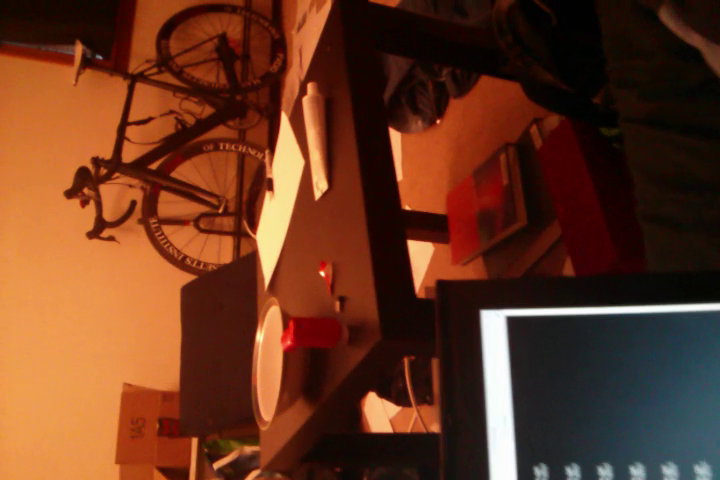
//> input picture frame 21 of data/video_4.mp4, 720 x 480 px
$ ./oflow   (built with g++ and OpenCV 4)
//> lines starting //> are read from the running program, lines starting //| are printed output that depends on the picture; after the words box and inside, x2 and y2 are one past the last pixel; in counts of white or black regions, pixels touching at a corner belong together
### src/cpp/ocvio.hpp

class FlowTracker
{
	public:
	cv::Mat frame;
	std::vector<cv::Point2f> points;
	std::vector<int> status;
	std::mutex point_mutex;
	std::mutex frame_mutex;

	int check_points();
	void get_points(cv::Mat new_frame);

 //   public:
    int max_pts;
    int loss_pts;
	int rows, cols;
	int good;

    // constructor
    FlowTracker(cv::Mat first_frame);

    // Methods
    void push_frame(cv::Mat last_f);

	void get_transformation(std::vector<cv::Point2f> p1, std::vector<int> status1, std::vector<cv::Point2f> p2, std::vector<int> status2);
};

### src/cpp/ocvio.cpp
#include <opencv2/core/core.hpp>
#include <opencv2/imgproc/imgproc.hpp>
#include <opencv2/video/video.hpp>
#include <opencv2/highgui/highgui.hpp>
#include <iostream>
#include <thread>
#include <mutex>
#include <math.h>

#include "ocvio.hpp"

using namespace cv;
using namespace std;

// Contructor
FlowTracker::FlowTracker(Mat first_frame)
{
	max_pts = 30;
	loss_pts = 10;
	good = 0;

	points.assign(max_pts,Point2f(0,0));
	status.assign(max_pts,0);

	frame = first_frame;
	rows = first_frame.rows;
	cols = first_frame.cols;

	get_points(first_frame);
}

void FlowTracker::push_frame(Mat new_frame)
{
	thread t1(&FlowTracker::get_points,this, new_frame);
	Mat flow_status,err_pts;
	vector<Point2f> next_points;
	vector<int> next_status;
	calcOpticalFlowPyrLK( frame, new_frame,
				points, next_points,
				flow_status,err_pts,
				Size(15,15), 1, // search size and maxlevel
				TermCriteria(TermCriteria::COUNT + TermCriteria::EPS, 30, 0.03));
	flow_status.col(0).copyTo(next_status);

	get_transformation(next_points,next_status, points, status);

	flow_status.col(0).copyTo(status);

	point_mutex.lock();
	points = next_points;
	point_mutex.unlock();

	frame = new_frame.clone();

//	status.insert(status.end(),max_pts-status.size(),0);
//	points.insert(points.end(),max_pts-points.size(),Point2f(0,0));

	t1.join();
}

void FlowTracker::get_transformation(std::vector<cv::Point2f> p1, std::vector<int> status1, std::vector<cv::Point2f> p2, std::vector<int> status2)
{
	vector<Point2f> P,Q;

	// 1. find the centroids of p1 and p2.
	Point2f cent1_p(0,0);
	Point2f cent2_p(0,0);
	size_t count_1 = 0;
	for(size_t i = 0;i<p1.size() && i < p2.size();i++)
		if(status1[i] && status2[i]){
			cent1_p += p1[count_1];
			cent2_p += p2[count_1++];
		}
	Mat cent1 = Mat(cent1_p)*(1.0/count_1);
	Mat cent2 = Mat(cent2_p)*(1.0/count_1);
	// 2. calculate the 2x2 covariance matrix
	Mat H(2,2,CV_32FC1);
	size_t count_2 = 0;
	for(size_t i = 0;i<p1.size() && i < p2.size();i++)
		if(status1[i] && status2[i]){
			H = H + (Mat(p1[count_2])-cent1)*(Mat(p2[count_2++])-cent2).t();
		}

	Mat a(2,2,CV_32FC1),
		b(2,2,CV_32FC1),
		c(2,2,CV_32FC1);
	SVD::compute(H,a,b,c);
	Mat R(2,2,CV_32FC1);
	R = c*(b.t());
	float delta_phi = atan(R.at<float>(0,1)/R.at<float>(0,0));
//	cout << R << endl << R.at<float>(0,1) << endl << R.data[1] << endl << R.data[2] << endl << R.data[3] << endl;
	cout << delta_phi << endl;
//	cout << Mat(P)*Mat(Q).t();

}

void FlowTracker::get_points(Mat new_frame)
{
	Mat point_mask(rows, cols, CV_8UC1, 1);
	vector<Point2f> tmp_pts;
	int num_good_pts = 0;

	for(size_t i=0; i < status.size() ;i++)
	{
		if(status[i])
		{
			circle(point_mask,points[i],10,0,-1);
			num_good_pts++;
		}
	}

	if(max_pts - num_good_pts > loss_pts)
	{
		goodFeaturesToTrack(new_frame,tmp_pts,max_pts-num_good_pts,0.5,10.0,point_mask);

		size_t j=0;
		point_mutex.lock();
		for(size_t i=0; i<status.size() && j < tmp_pts.size();i++)
			if(! status[i])
			{
				points[i] = tmp_pts[j++];
			}
		point_mutex.unlock();
	}
}

### src/cpp/oflow.cpp
#include <stdio.h>
#include <opencv2/core/core.hpp>
#include <opencv2/imgproc/imgproc.hpp>
#include <opencv2/highgui/highgui.hpp>
#include <opencv2/video/video.hpp>
#include <iostream>
#include <thread>
#include <mutex>
//#include <vector>
#include "ocvio.hpp"

using namespace cv;
using namespace std;

//void goodFeaturesToTrack(InputArray image, OutputArray corners, int maxCorners, double qualityLevel, double minDistance, InputArray mask=noArray(), int blockSize=3, bool useHarrisDetector=false, double k=0.04 )

int main(int argc, char** argv)
{
	VideoCapture cap("../../data/video_4.mp4");
	if(!cap.isOpened())
		return -1;

	Mat frame, frame_gray;

	cap >> frame;
//> frame is the input picture: 480 rows x 720 cols, CV_8UC3; mean B, G, R 31.9, 54.6, 103.3
	cvtColor(frame,frame_gray,COLOR_BGR2GRAY);
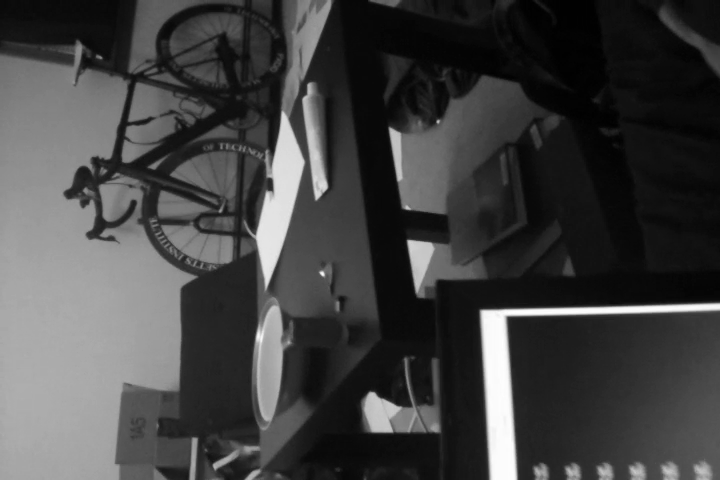
//> frame_gray: 480 rows x 720 cols, CV_8UC1; min 0, max 255, mean 66.5
	FlowTracker flowt(frame_gray);
//> after the loop in get_points, `for(size_t i=0; i < status.size() ;i++)`: point_mask: 480 rows x 720 cols, CV_8UC1; every value is 1
//> in get_points, `goodFeaturesToTrack(new_frame,tmp_pts,max_pts-num_good_pts,0.5,10.0,po..`: tmp_pts = 11 Points (x, y): [323, 275], [408, 241], [316, 199], [438, 121], [390, 128], [272, 191], [219, 211], [254, 233], [507, 317], [101, 58], [215, 468]
//> the loop in get_points, `for(size_t i=0; i<status.size() && j < tmp_pts.size();i++)` made 11 passes
//> after the loop in get_points, `for(size_t i=0; i<status.size() && j < tmp_pts.size();i++)`: j = 11
	vector<Scalar> colors(30);
	for(size_t i = 0;i < 30; i ++) {
		colors[i] = Scalar(rand() % 255, rand() % 255, rand() % 255);
	}

	for(;;)
	{
		cap >> frame;
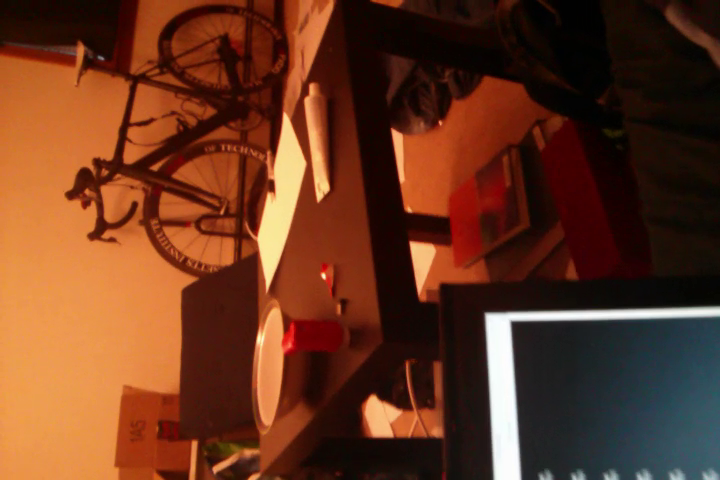
//> input picture frame 22 of data/video_4.mp4, 720 x 480 px
//> frame is the input picture: 480 rows x 720 cols, CV_8UC3; mean B, G, R 31.5, 54.4, 103.7
		cvtColor(frame,frame_gray,COLOR_BGR2GRAY);
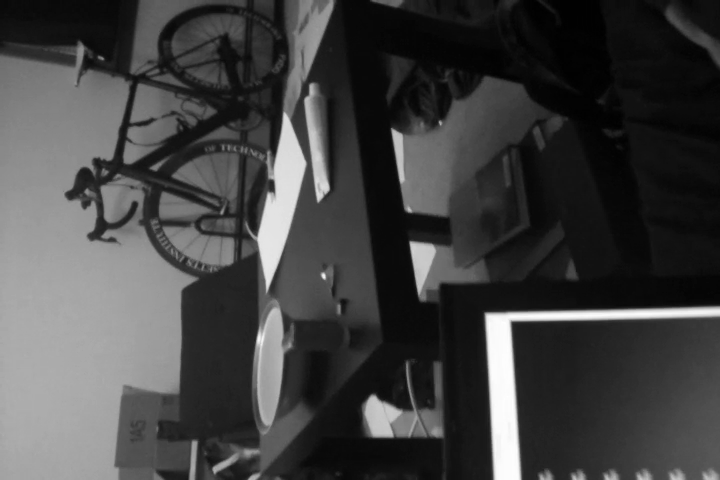
//> frame_gray: 480 rows x 720 cols, CV_8UC1; min 0, max 255, mean 66.5
		flowt.push_frame(frame_gray);
//> in push_frame, `calcOpticalFlowPyrLK( frame, new_frame, points, next_points, flow_stat..`: next_points = 30 Points (x, y), first 12: [323, 275], [408, 241], [316, 199], [438, 121], [390, 128], [272, 191], [219, 211], [254, 233], [507, 317], [101, 58], [215, 468], [0, 0]; flow_status = 30 values, max 1 at index 0, min 0 at index 11, mean 0.367; err_pts = 30 values from 0 to 0
//> in push_frame, `flow_status.col(0).copyTo(next_status);`: next_status has the same summary as flow_status
//> the loop in get_transformation, `for(size_t i = 0;i<p1.size() && i < p2.size();i++)` made 30 passes
//> after the loop in get_transformation, `for(size_t i = 0;i<p1.size() && i < p2.size();i++)`: cent1_p = Point(0, 0); count_1 = 0
//> in get_transformation, `Mat cent1 = Mat(cent1_p)*(1.0/count_1);`: cent1 = [nan, nan]
//> after the loop in get_transformation, `for(size_t i = 0;i<p1.size() && i < p2.size();i++)`: H = [[0, 0], [0, 0]]; count_2 = 0
//> in get_transformation, `SVD::compute(H,a,b,c);`: a = [0, 0]; b = [[-0.707, 0.707], [-0.707, -0.707]]; c = [[1, 0], [0, 1]]
//> in get_transformation, `R = c*(b.t());`: R = [[-0.707, -0.707], [0.707, -0.707]]
//> in get_transformation, `float delta_phi = atan(R.at<float>(0,1)/R.at<float>(0,0));`: delta_phi = 0.785
//| 0.785398
//> in push_frame, `flow_status.col(0).copyTo(status);`: status has the same summary as flow_status
//> in push_frame, `points = next_points;`: points has the same summary as next_points

		for(uint i=0; i<flowt.status.size(); i++)
			if(flowt.status[i])
			{
//				line(mask,last_pts[i],next_pts[i],Scalar( 255,255,255 ),2);
				circle(frame,flowt.points[i],5,colors[i],-1);
			}
//> this loop made 30 passes
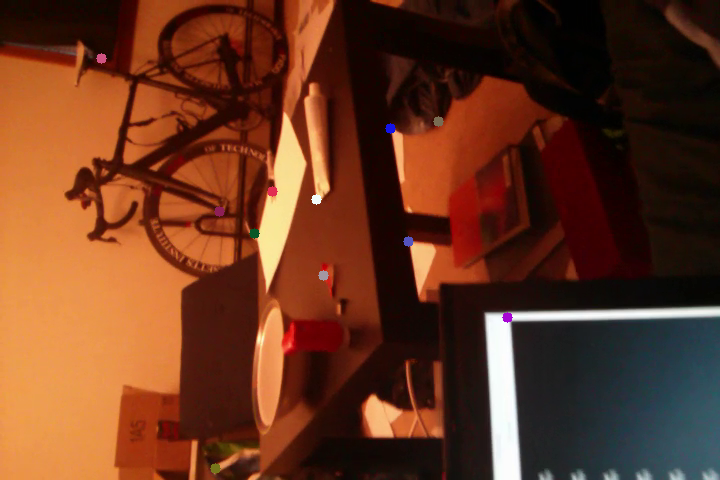
//> frame: 480 rows x 720 cols, CV_8UC3; 0.26% of pixels changed, all inside (x1, y1, x2, y2) = (96, 53, 513, 474)

        if(waitKey(10) >= 0) continue;
//> the Esc key is pressed

		imshow("frame", frame);

	}

	return 0;
}

$ run again, starting later in the video
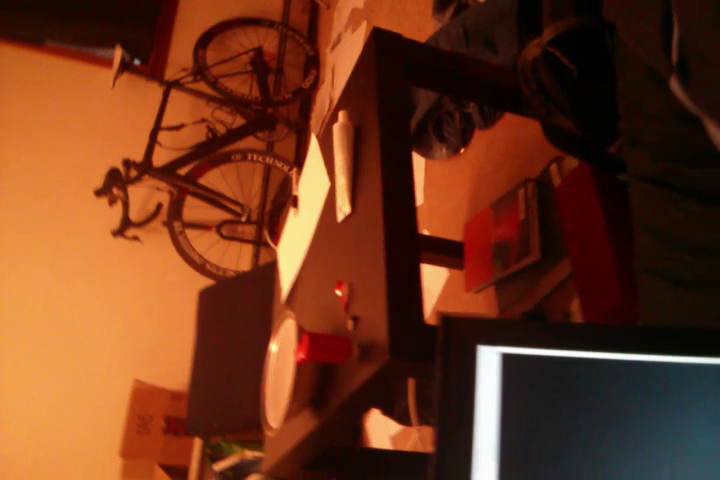
//> input picture frame 98 of data/video_4.mp4, 720 x 480 px
//> frame is the input picture: 480 rows x 720 cols, CV_8UC3; mean B, G, R 28.7, 55, 109.7
//> tmp_pts = 8 Points (x, y): [413, 152], [336, 291], [463, 149], [296, 207], [421, 264], [276, 245], [478, 346], [502, 354]
//> the loop in get_points, `for(size_t i=0; i<status.size() && j < tmp_pts.size();i++)` made 8 passes
//> after the loop in get_points, `for(size_t i=0; i<status.size() && j < tmp_pts.size();i++)`: j = 8
//> `cvtColor(frame,frame_gray,COLOR_BGR2GRAY);`:
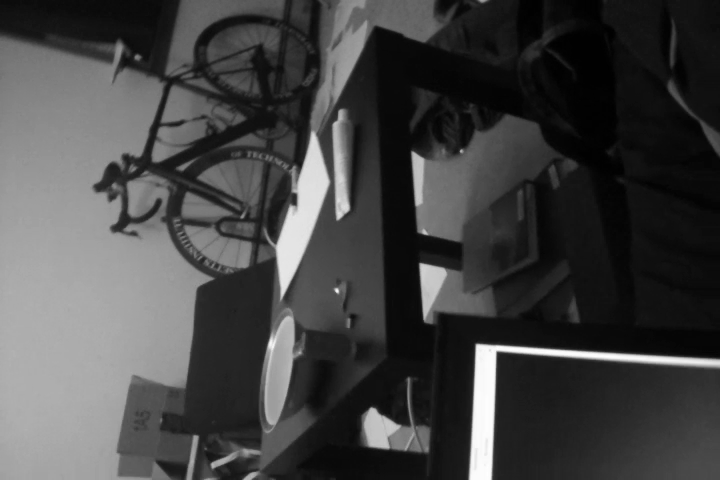
//> frame_gray: 480 rows x 720 cols, CV_8UC1; min 0, max 255, mean 68.1
//> next_points = 30 Points (x, y), first 12: [413, 152], [336, 291], [463, 149], [296, 207], [421, 264], [276, 245], [478, 346], [502, 354], [0, 0], [0, 0], [0, 0], [0, 0]; flow_status = 30 values, max 1 at index 0, min 0 at index 8, mean 0.267; err_pts = 30 values from 0 to 0
//> next_status has the same summary as flow_status
//> the loop in get_transformation, `for(size_t i = 0;i<p1.size() && i < p2.size();i++)` made 30 passes
//> after the loop in get_transformation, `for(size_t i = 0;i<p1.size() && i < p2.size();i++)`: cent1_p = Point(0, 0); count_1 = 0
//> cent1 = [nan, nan]
//> after the loop in get_transformation, `for(size_t i = 0;i<p1.size() && i < p2.size();i++)`: H = [[0, 0], [0, 0]]; count_2 = 0
//> a = [0, 0]; b = [[-0.707, 0.707], [-0.707, -0.707]]; c = [[1, 0], [0, 1]]
//> R = [[-0.707, -0.707], [0.707, -0.707]]
//> delta_phi = 0.785
//| 0.785398
//> status has the same summary as flow_status
//> points has the same summary as next_points
//> the loop `for(uint i=0; i<flowt.status.size(); i++)` made 30 passes
//> after the loop `for(uint i=0; i<flowt.status.size(); i++)`:
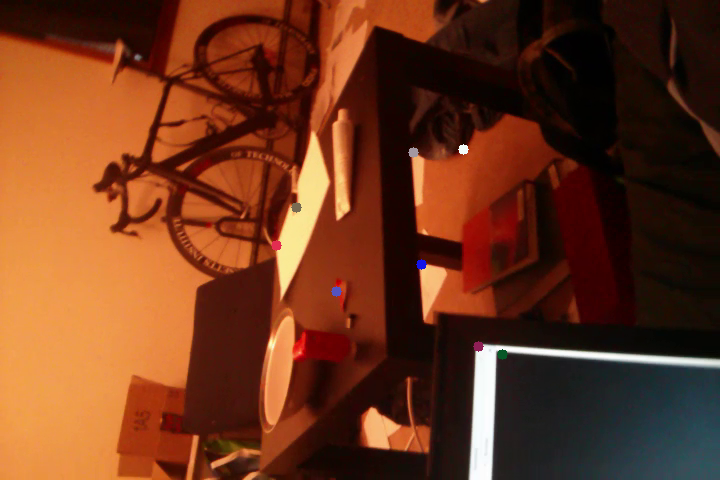
//> frame: 480 rows x 720 cols, CV_8UC3; mean B, G, R 28.7, 54.9, 109.3

$ run again, starting later in the video
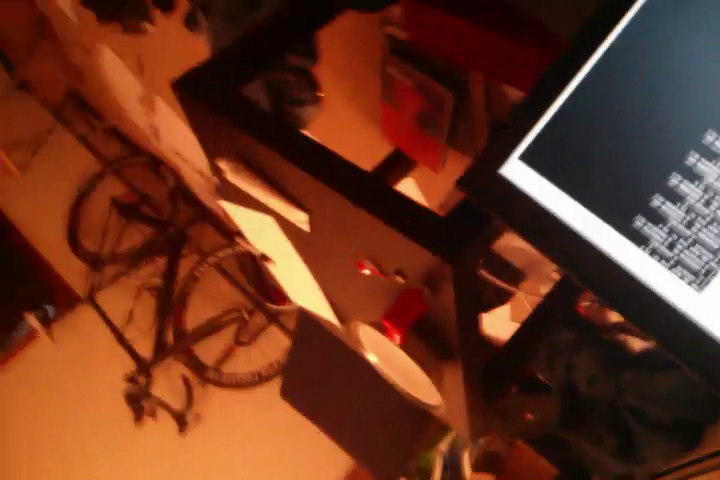
//> input picture frame 175 of data/video_4.mp4, 720 x 480 px
//> frame is the input picture: 480 rows x 720 cols, CV_8UC3; mean B, G, R 32.1, 52.9, 105.8
//> tmp_pts = 19 Points (x, y), first 12: [519, 158], [499, 171], [659, 260], [369, 272], [308, 230], [666, 202], [669, 268], [681, 239], [650, 254], [641, 248], [683, 279], [696, 244]
//> the loop in get_points, `for(size_t i=0; i<status.size() && j < tmp_pts.size();i++)` made 19 passes
//> after the loop in get_points, `for(size_t i=0; i<status.size() && j < tmp_pts.size();i++)`: j = 19
//> `cvtColor(frame,frame_gray,COLOR_BGR2GRAY);`:
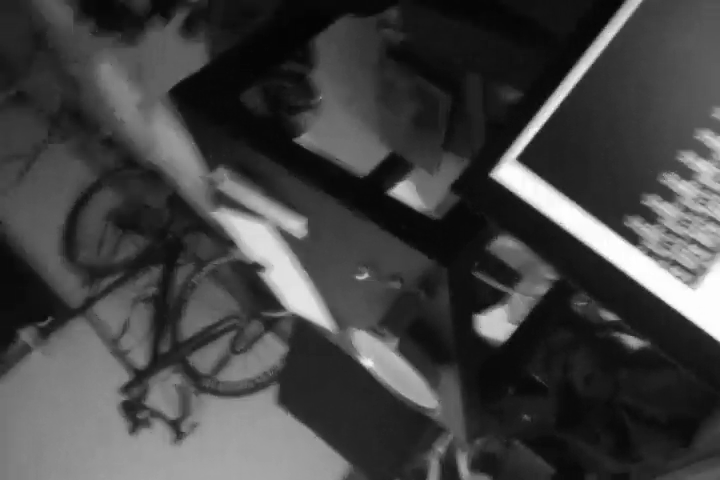
//> frame_gray: 480 rows x 720 cols, CV_8UC1; min 3, max 255, mean 66.9
//> next_points = 30 Points (x, y), first 12: [519, 158], [499, 171], [659, 260], [369, 272], [308, 230], [666, 202], [669, 268], [681, 239], [650, 254], [641, 248], [683, 279], [696, 244]; flow_status = 30 values, max 1 at index 0, min 0 at index 19, mean 0.633; err_pts = 30 values from 0 to 0
//> next_status has the same summary as flow_status
//> the loop in get_transformation, `for(size_t i = 0;i<p1.size() && i < p2.size();i++)` made 30 passes
//> after the loop in get_transformation, `for(size_t i = 0;i<p1.size() && i < p2.size();i++)`: cent1_p = Point(0, 0); count_1 = 0
//> cent1 = [nan, nan]
//> after the loop in get_transformation, `for(size_t i = 0;i<p1.size() && i < p2.size();i++)`: H = [[0, 0], [0, 0]]; count_2 = 0
//> a = [0, 0]; b = [[-0.707, 0.707], [-0.707, -0.707]]; c = [[1, 0], [0, 1]]
//> R = [[-0.707, -0.707], [0.707, -0.707]]
//> delta_phi = 0.785
//| 0.785398
//> status has the same summary as flow_status
//> points has the same summary as next_points
//> the loop `for(uint i=0; i<flowt.status.size(); i++)` made 30 passes
//> after the loop `for(uint i=0; i<flowt.status.size(); i++)`:
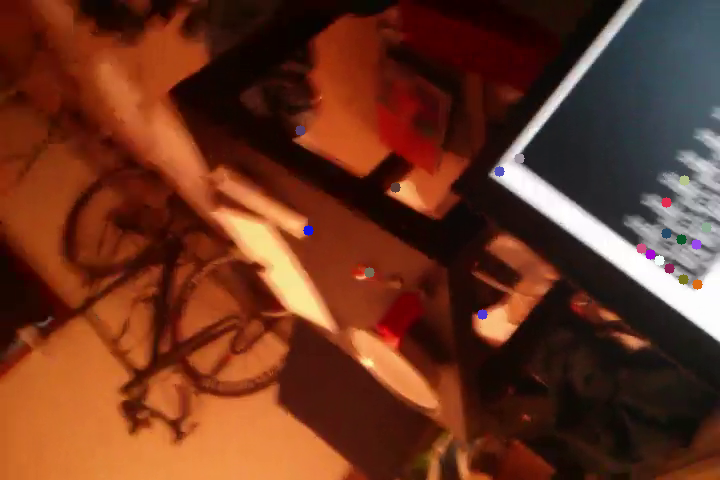
//> frame: 480 rows x 720 cols, CV_8UC3; mean B, G, R 33.3, 53.3, 106.4
